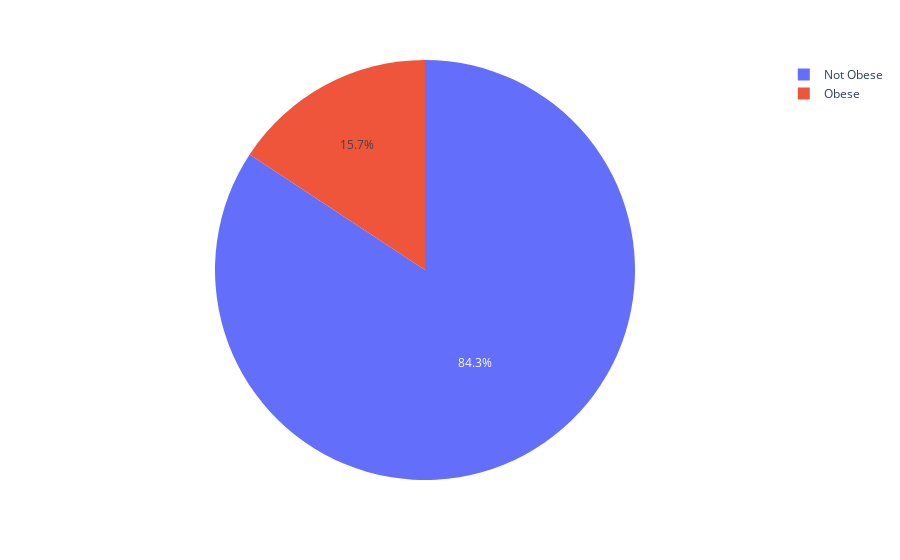

The cell this chart's notebook holds for it:
### Code cell
count = df.Obese.value_counts()

fig = px.pie(count, names=['Not Obese', 'Obese'], values=count.values)
fig.show()

### Figure 1 — Plotly figure (JSON) as saved in the notebook; plotly's stock layout.template omitted (floating-point values rounded to 4 significant figures)
{"data": [{"domain": {"x": [0, 1], "y": [0, 1]}, "hovertemplate": "label=%{label}<br>value=%{value}<extra></extra>", "labels": ["Not Obese", "Obese"], "legendgroup": "", "name": "", "showlegend": true, "type": "pie", "values": [209, 39]}], "layout": {"legend": {"tracegroupgap": 0}, "margin": {"t": 60}}}
